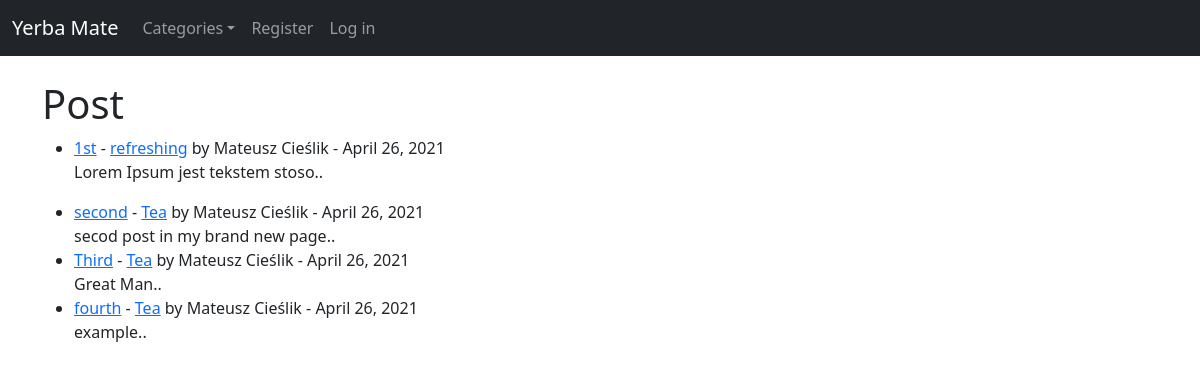
Before: / with the older database file.
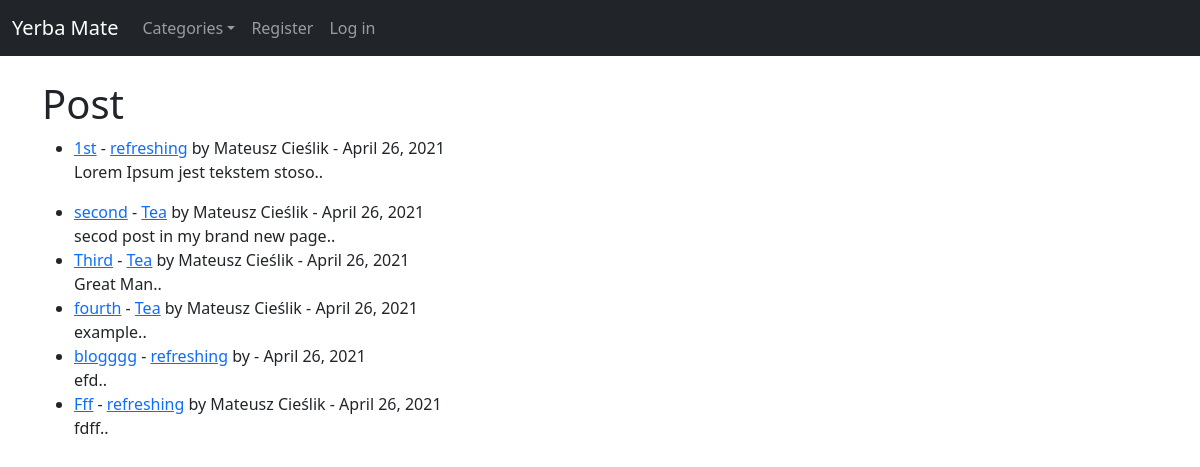
After: the same page with the newer database file.
### yerbata/models.py (models this page shows, shortened)
class Post(models.Model):
    title = models.CharField(max_length=255)
    title_tag = models.CharField(max_length=255, default="Yerba Mate")
    author = models.ForeignKey(User, on_delete=models.CASCADE)
    body = models.TextField()
    post_date = models.DateField(auto_now_add=True)
    category = models.CharField(max_length=255, default='Tea')

### yerbata/views.py (the view)
# urls.py: path('', HomeView.as_view(), name='home'),
class HomeView(ListView):
    model = Post
    template_name = 'home.html'
    ordering = ['-post_date']
    def get_context_data(self, *args, **kwargs):
        cat_menu = Category.objects.all()
        context = super(HomeView, self).get_context_data(*args, **kwargs)
        context["cat_menu"] = cat_menu
        return context

### yerbata/models.py (called while the page is built)
    def __str__(self):
        return self.name

### yerbata/templates/home.html (shortened to what this page needs)
{% extends 'base.html' %}
{% block content %}
<h1>Post</h1>
<ul>
{% for post in object_list %}
        <li><a href="{% url 'article-detail' post.pk %}">{{ post.title }}</a> - <a href="{% url 'category' post.category %}">{{ post.category }}</a> by {{ post.author.first_name }} {{ post.author.last_name }} - {{ post.post_date }} <br/>{{ post.body|slice:":50"|safe }}..</li>
{% endfor%}
</ul>
{% endblock %}

### yerbata/templates/base.html (shortened to what this page needs)
<!doctype html>
<html lang="en">
  <head>
    <link href="https://cdn.jsdelivr.net/npm/bootstrap@5.0.0-beta3/dist/css/bootstrap.min.css" rel="stylesheet">
  </head>
  <body>
  <nav class="navbar navbar-expand-lg navbar-dark  bg-dark">
  <div class="container-fluid">
    <a class="navbar-brand" href="{% url 'home' %}">Yerba Mate</a>
    <div class="collapse navbar-collapse" id="navbarSupportedContent">
      <ul class="navbar-nav me-auto mb-2 mb-lg-0">
        {% if cat_menu %}
       <li class="nav-item dropdown">
          <a class="nav-link dropdown-toggle" href="#" id="navbarDropdown" role="button" data-bs-toggle="dropdown" aria-expanded="false">Categories</a>
        </li>
        {% endif %}
        {% if user.is_authenticated %}
        <li class="nav-item">
          <a class="nav-link" href="{% url 'add_post' %}">Add Post</a>
        </li>
        <li class="nav-item">
          <a class="nav-link" href="{% url 'add_category' %}">Add category</a>
        </li>
        <li class="nav-item">
          <a class="nav-link" href="{% url 'logout' %}">Log out</a>
        </li>
        {% else %}
        <li class="nav-item">
          <a class="nav-link" href="{% url 'register' %}">Register</a>
        </li>
        <li class="nav-item">
          <a class="nav-link" href="{% url 'login' %}">Log in</a>
        </li>
        {% endif %}
      </ul>
    </div>
  </div>
</nav>
  <div class="container">
      {% block content %}
      {% endblock %}
  </div>
  </body>
</html>

Changed rows visible on the page:
added Post: title "blogggg", category "refreshing", post_date "April 26, 2021", body "efd"
added Post: title "Fff", category "refreshing", author.first_name "Mateusz", author.last_name "Cieślik", post_date "April 26, 2021", body "fdff"
